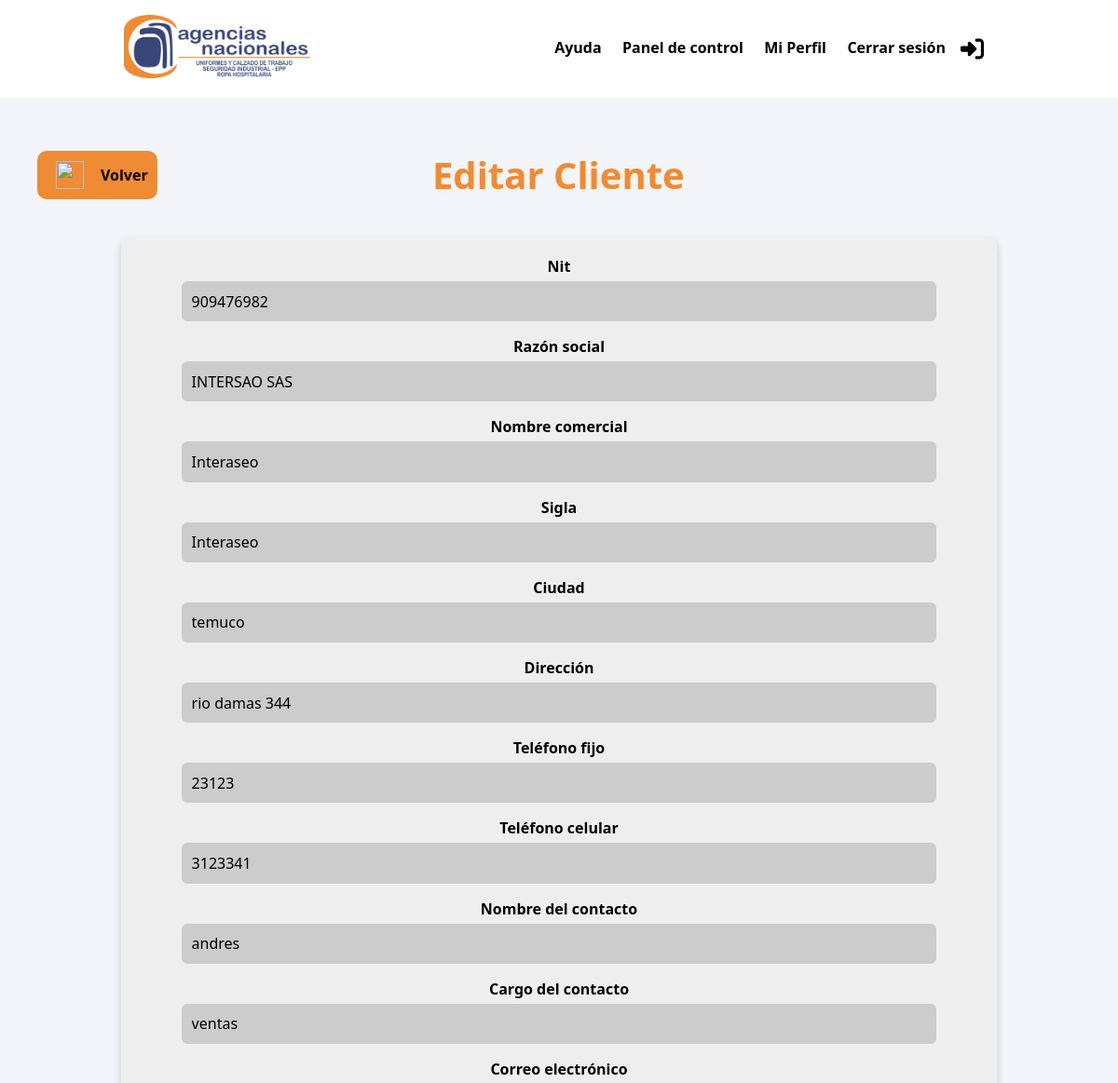
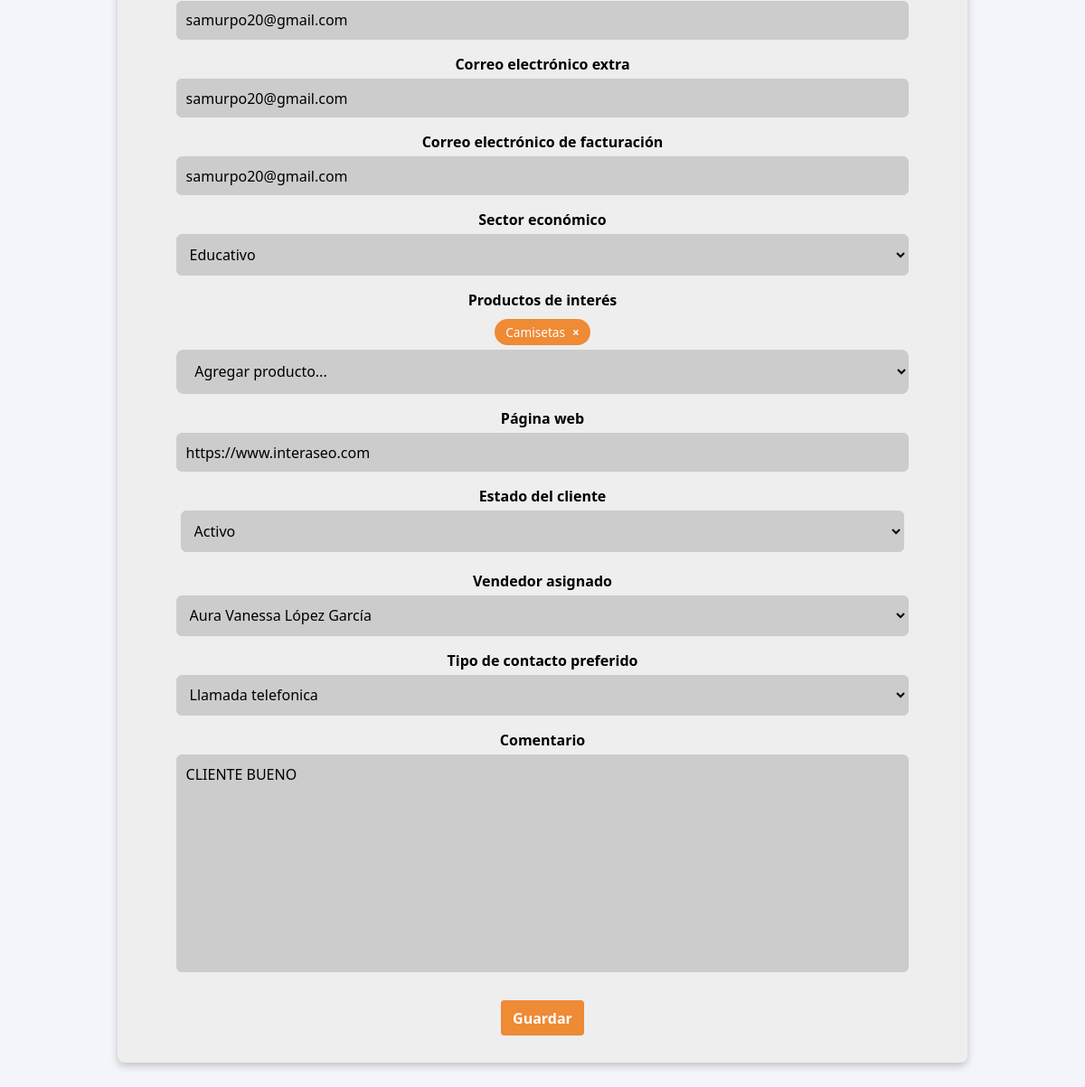
The page /comercial/clientes/editar/1/ (signed in) on the database its author committed (2 pictures, top to bottom).
### apps/comercial/models.py (models this page shows, shortened)
class Clientes(models.Model):
    ESTADOS = [
        ('','Seleccione'),
        ('Activo', 'Activo'),
        ('Inactivo', 'Inactivo'),
        ('Omitir', 'Omitir'),
        ('liquidado', 'Liquidado'),
    ]
    SECTORES = [
        ('','Seleccione'),
        ('industrial', 'Industrial'),
        ('comercial', 'Comercial'),
        ('educativo', 'Educativo'),
        ('salud', 'Salud'),
        ('gubernamental', 'Gubernamental'),
        ('otro', 'Otro'),
    ]
    PRODUCTOS = [
        ('','Seleccione'),
        ('Camisetas', 'Camisetas'),
        ('Calzado de agencias', 'Calzado de agencias'),
        ('Calzado Kondor', 'Calzado Kondor'),
        ('EPP', 'EPP'),
        ('Prendas de cabeza', 'Prendas de cabeza'),
    ]
    VENDEDORES = [
        ('','Seleccionar'),
        ('Elizabeth Quintero Ramírez', 'Elizabeth Quintero Ramírez'),
        ('María Zulima Alvaran', 'María Zulima Alvaran'),
        ('Luz Extela Berrio Pino', 'Luz Extela Berrio Pino'),
        ('Luz Daniela Orozco Mesa', 'Luz Daniela Orozco Mesa'),
        ('Gladys Patricia Montoya Rúa','Gladys Patricia Montoya Rúa'),
        ('María Parra Restrepo','María Parra Restrepo'),
        ('Andres Felipe Alvarez','Andres Felipe Alvarez'),
        ('Aura Vanessa López García','Aura Vanessa López García'),
        ('María Parra Restrepo','María Parra Restrepo'),
        ('Ventas directas','Ventas directas'),
        ('Prospectos generales','Prospectos generales'),
    ]
    CONTACTO = [
        ('','Seleccionar'),
        ('Correo electronico', 'Correo electronico'),
        ('Llamada telefonica', 'Llamada telefonica'),
        ('WhatsApp', 'WhatsApp'),
    ]
    ID = models.AutoField(primary_key=True)
    Nit = models.CharField(max_length=9, unique=True) #
    Razon = models.CharField("Razón social", max_length=200) #
    Nombre = models.CharField(max_length=100) #
    Sigla = models.CharField(max_length=20, blank=True) #
    Ciudad = models.CharField(max_length=100) #
    Direccion = models.CharField(max_length=200) #
    Telefono = models.CharField(max_length=20, blank=True) #
    Celular = models.CharField(max_length=20, blank=True)  #
    Contacto = models.CharField(max_length=100, blank=True) #
    Cargo = models.CharField(max_length=100, blank=True) #
    Correo = models.EmailField(max_length=100) #
    CorreoExtra = models.EmailField(max_length=100, blank=True) #
    CorreoFactura = models.EmailField(max_length=100, blank=True) #
    Sector = models.CharField(max_length=50, choices=SECTORES, default='') #
    Productos = models.TextField(blank=True)
    Pagina = models.CharField(max_length=200, blank=True) #
    Estado = models.CharField(max_length=20, choices=ESTADOS, default='') #
    Vendedor = models.CharField(max_length=50, choices=VENDEDORES ,default='') #
    TipoContacto = models.CharField(max_length=50, choices=CONTACTO ,default='') #
    Comentario = models.TextField(blank=True)
    def get_productos_list(self):
        if not self.Productos:
            return []
        return [p.strip() for p in self.Productos.split(',')]

### apps/comercial/views.py (the view)
# urls.py: path('comercial/clientes/editar/<int:ClienteID>/', ClientesUpdateView.as_view(), name='clientes_editar'),
class ClientesUpdateView(LoginRequiredMixin, UpdateView):
    model = Clientes
    form_class = Clientesform
    template_name = 'comercial/clientes_editar.html'
    context_object_name = 'clientes'
    login_url = "login"
    success_url = reverse_lazy('clientes_home')
    pk_url_kwarg = 'ClienteID'

### templates/comercial/clientes_editar.html (shortened to what this page needs)
{% extends 'main/index.html' %}
{% load static %}
{% block styles %}
{{ block.super }}
{% endblock %}
{% block content %}
<div class="space">
  <div class="header-bar">
    <button type="button" class="btn-back" onclick="history.back()">
      <img src="{% static 'imgs/left-long-solid.svg' %}" class="icon_main" alt="">
      <span>Volver</span>
    </button>
    <h2>Editar Cliente</h2>
  </div>
  <form method="post" id="clientesForm">
    <div class="form-group">
      {% for field in form %}
        {% if field.name == 'productos' %}
        {% elif field.name == 'Estado' %}
          <div class="mb-3">
            <label class="form-label">{{ field.label }}</label>
            <div class="radio-inline-group">
              {{ field }}
            </div>
          </div>
        {% else %}
          <div class="mb-3">
            <label for="{{ field.id_for_label }}" class="form-label">{{ field.label }}</label>
            {{ field }}
          </div>
        {% endif %}
        {% if field.name == 'Sector' %}
          <div class="mb-3">
            <label for="{{ form.productos.id_for_label }}" class="form-label">{{ form.productos.label }}</label>
            <div id="producto-selector" class="categoria-custom-selector"></div>
          </div>
        {% endif %}
      {% endfor %}
    </div>
    <button type="submit" class="btn btn-primary">Guardar</button>
  </form>
</div>
{% endblock %}

### static/css/styles.css (style rules this page uses)
* { font-family: system-ui, -apple-system, BlinkMacSystemFont, 'Segoe UI', Roboto, Oxygen, Ubuntu, Cantarell, 'Open Sans', 'Helvetica Neue', sans-serif }
button { border-radius: 0; }
input, button, textarea { margin: 0; font-size: inherit; line-height: inherit; }
button, input { overflow: visible; }
button { text-transform: none; }
textarea { overflow: auto; resize: none; }
h2 { font-size: 2.5rem; color: #EF8A35; text-shadow: 0px 1px 5px rgba(247, 212, 88, 0.2); text-align: center; }
.btn { display: inline-block; font-weight: 400; color: #495057; text-align: center; vertical-align: middle; -webkit-user-select: none; -moz-user-select: none; -ms-user-select: none; user-select: none; background-color: transparent; border: 1px solid transparent; padding: 0.4rem 0.78rem; font-size: 1rem; line-height: 1.5; border-radius: 0.2rem; -webkit-transition: color 0.15s ease-in-out, background-color 0.15s ease-in-out, border-color 0.15s ease-in-out, box-shadow 0.15s ease-in-out; transition: color 0.15s ease-in-out, background-color 0.15s ease-in-out, border-color 0.15s ease-in-out, box-shadow 0.15s ease-in-out; font-weight: 600; transition: 0.5s ease; }
.btn-primary { color: #fff; background-color: #EF8A35; border-color: #EF8A35; font-weight: 700; transition: 0.3s ease; margin: 10px 0px; }
.btn-back { display: flex; align-items: center; gap: 8px; padding: 6px 10px; font-weight: 700; color: #000; border-radius: 10px; background: none; cursor: pointer; font-size: 16px; transition: background-color 0.3s ease; background-color: #EF8A35; transition: 0.3s ease; border: none; }
.mb-3 { width: 100%; }
*, *::after, *::before { margin: 0px; padding: 0px; box-sizing: inherit; }
body, html { background-color: #F4F5FA; }
.space { margin: 100px 20px 40px 20px; padding: 20px; text-align: center; }
form { display: flex; flex-direction: column; align-items: center; justify-content: center; max-width: 900px; margin: auto; background-color: #eee; border-radius: 8px; padding: 20px; box-shadow: 0 4px 8px rgba(0, 0, 0, 0.2); color: #fff; width: 90%; }
.form-label { color: #000; font-size: 20px }
.header-bar { display: flex; align-items: center; justify-content: space-between; margin: 40px 0; position: relative; flex-wrap: wrap; }
.form-group label { font-size: 16px; font-weight: 600; width: 100%; display: block; margin-bottom: 5px; color: #000; }
.input-user, .input-password, .custom-date, .form-select { width: 96%; padding: 0.8rem 1rem; margin-bottom: 1rem; border: none; border-radius: 0.5rem; background-color: #ccc; color: #000; font-size: 1rem; transition: background-color 0.3s ease; }
.icon_main { height: 30px; width: 30px; vertical-align: middle; border-style: none; margin: 5px 10px; }
.radio-inline-group { display: flex; gap: 20px; margin: 5px; justify-content: center; }
.input-user, .mcb-select { padding: 0.6rem; font-size: 1rem; border: 1px solid #ccc; border-radius: 6px; width: 100%; box-sizing: border-box; }
.form-group { width: 90%; }

### rows shown on the page
Clientes: form "909476982" "INTERSAO SAS" "Interaseo" "Interaseo" "temuco" "rio damas 344" "23123" "3123341" "andres" "ventas" "samurpo20@gmail.com" "samurpo20@gmail.com" "samurpo20@gmail.com" "Educativo" "https://www.interaseo.com" "Aura Vanessa López García" "Llamada telefonica" "CLIENTE BUENO", form "Activo"

### other values the page prints
{{ field.label }} "Nit" "Razón social" "Nombre comercial" "Sigla" "Ciudad" "Dirección" "Teléfono fijo" "Teléfono celular" "Nombre del contacto" "Cargo del contacto" "Correo electrónico" "Correo electrónico extra" "Correo electrónico de facturación" "Sector económico" "Página web" "Vendedor asignado" "Tipo de contacto preferido" "Comentario"
{{ field.label }} "Estado del cliente"
